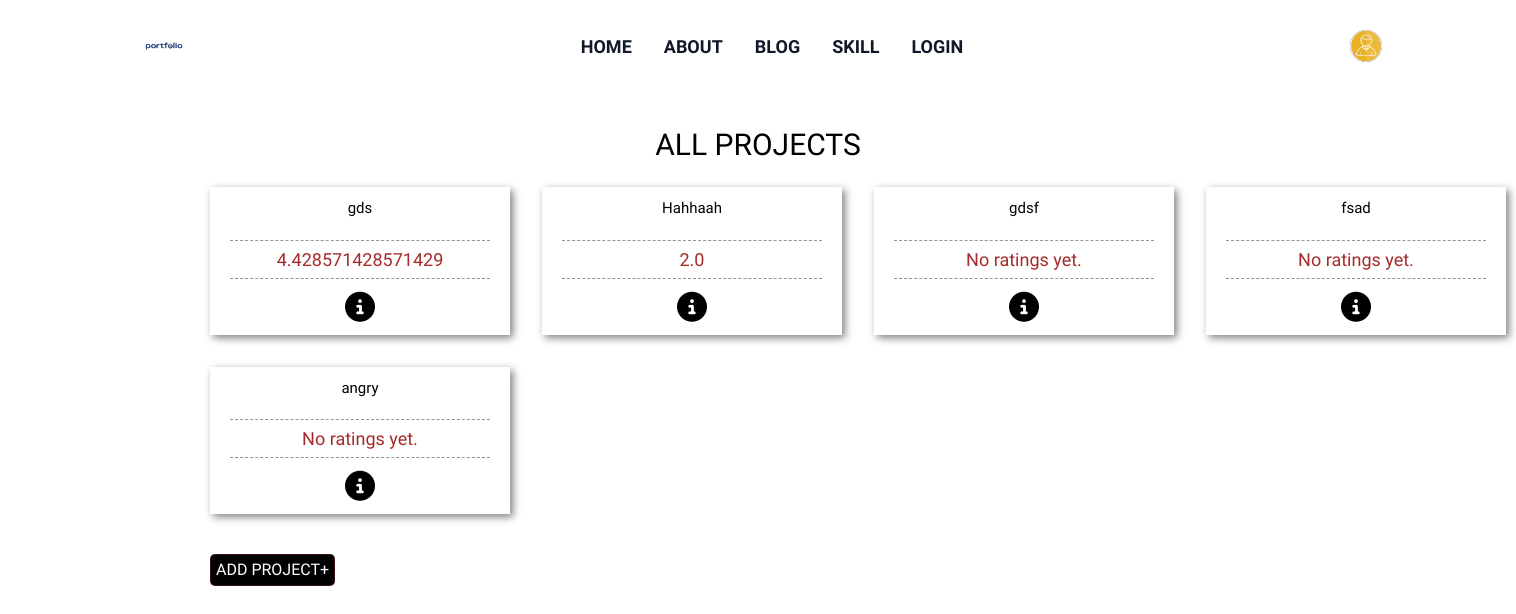
The app's page /show_project/ with its own data.
### appProject/models.py (models this page shows, shortened)
class Project(models.Model):
    title = models.CharField(max_length=30)
    project_category = models.CharField(max_length=20, choices=PROJECT_CATEGORY)
    description = models.TextField(max_length=200)
    technologies_used = models.TextField(max_length=150)
    image = models.ImageField(upload_to='upload', blank=False)
    url = models.URLField()

### appProject/views.py (the view)
# urls.py: path('show_project/', views.show_project, name = 'show_project'),
def show_project(request):
    project = models.Project.objects.annotate(avg_rating=Avg('reviews__rating')).order_by('-avg_rating')
    return render(request, 'appProject/show_project.html', {'project': project})

### appProject/templates/appProject/show_project.html (shortened to what this page needs)
{% extends 'index.html' %}
{% load static %}
{% block body %}
<main>
    <section class="projectSection">
        <h3>All projects</h3>
        <div class="projectContainer">
            {% if project %}
            {% for p in project %}
            <div class="singleProject">
                <h2>{{ p.title }}</h2>
                <div class="rating">
                    {% if p.avg_rating %}
                    <span> {{ p.avg_rating }} </span>
                    {% else %}
                    <span>No ratings yet.</span>
                    {% endif %}
                </div>
                <a href="{% url 'project_details' p.pk %}"><i class="fa-solid fa-circle-info"></i></a>
            </div>
            {% endfor %}
            {% else %}
            <div>
                <h3>No projects to show!</h3>
            </div>
            {% endif %}
        </div>
        <div class="addProjectBtn">
            <a href="{% url 'add_project' %}">Add Project+</a>
        </div>
    </section>
</main>
{% endblock %}

### static/css/project.css (style rules this page uses)
.projectSection { height: auto; min-height: 110vh; }
.projectSection h3 { text-align: center; padding: 30px 0 10px 0; text-transform: uppercase; font-size: 30px; }
.projectContainer { margin-left: 200px; margin-right: 200px; display: grid; grid-template-columns: repeat(4, 1fr); grid-gap: 32px; align-items: center; padding: 10px; }
.singleProject { width: 300px; box-shadow: 3px 3px 8px gray; text-align: center; }
.projectSection h2 { margin-top: 10px; }
.rating { border-top: 1px dashed rgba(128, 128, 128, 0.83); border-bottom: 1px dashed rgba(128, 128, 128, 0.848); padding: 5px 0; margin: 10px 20px; }
.rating span { font-size: 18px; color: brown; }
.singleProject>a>i { font-size: 30px; padding: 3px; color: black; margin-bottom: 10px; transition: 0.5s; cursor: pointer; }
.addProjectBtn { margin: 20px 200px; padding: 10px }
.addProjectBtn a { text-decoration: none; text-transform: uppercase; padding: 3px 5px; display: inline-block; border: 1px solid rgba(165, 42, 42, 0.397); background-color: black; color: white; border-radius: 5px; transition: 0.5s; }

### static/css/skill.css (style rules this page uses)
.skillText span, h2, p { margin: 20px 0; font-size: 15px; }

### static/css/login.css (style rules this page uses)
* { margin: 0; padding: 0; box-sizing: border-box; font-family: "Autour One", system-ui; font-weight: 400; font-style: normal; }

### records on screen
Project: title "gds", avg_rating "4.428571428571429"
Project: title "Hahhaah", avg_rating "2.0"
Project: title "gdsf", shows "No ratings yet."
Project: title "fsad", shows "No ratings yet."
Project: title "angry", shows "No ratings yet."
